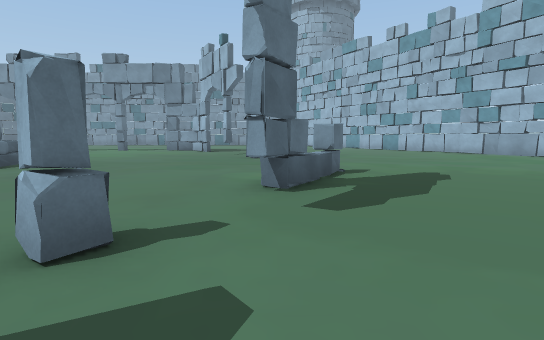
[1] (above)

23 first-person views from a walk through a 3-D level made in the Unity game engine. The camera is 1.4 m above the floor, tilts 6° down and sees 80° across. The floor is counted in squares, 2 m on a side. Each view is taken from the middle of a square. On the plan, view 1 faces up. The plan holds only what a view shows up to about 10 squares ahead; the rest is blank. The place goes on beyond the plan. The player character is not drawn.

[2]
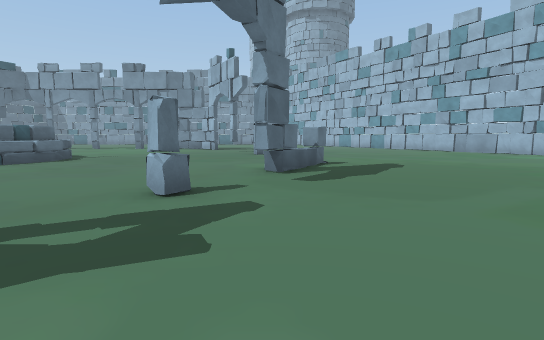

[3]
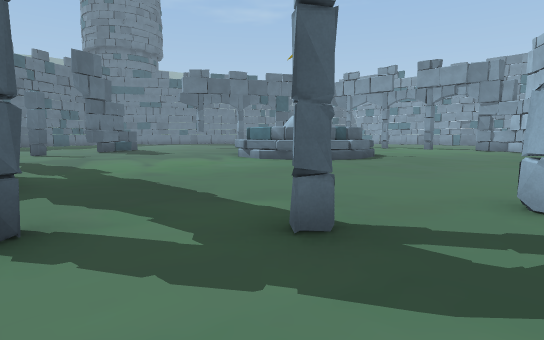

[4]
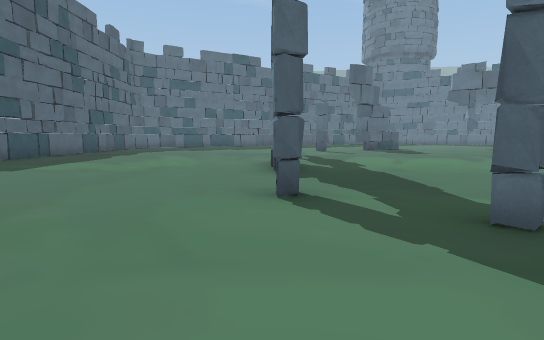

[5]
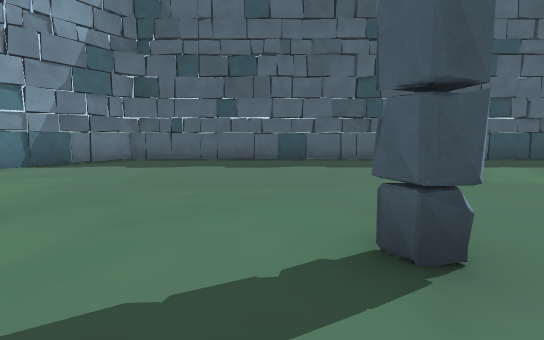

[6]
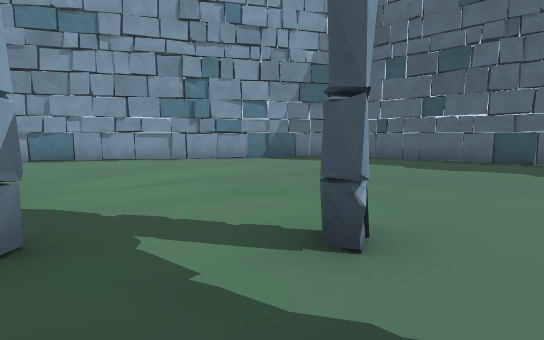

[7]
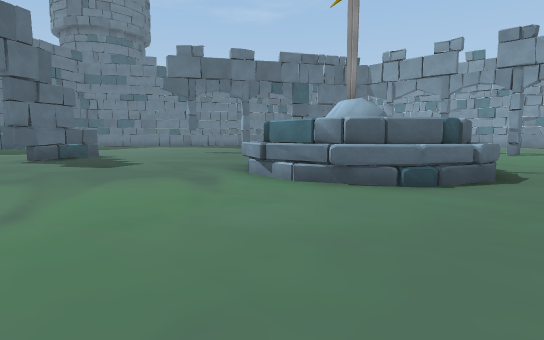

[8]
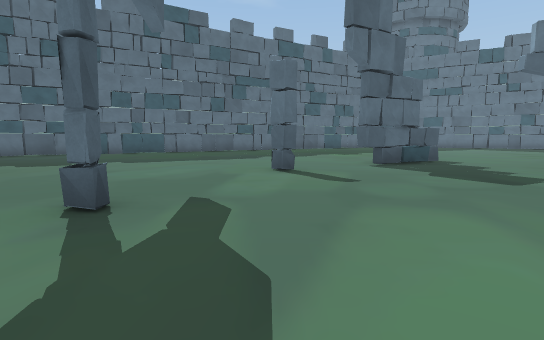

[9]
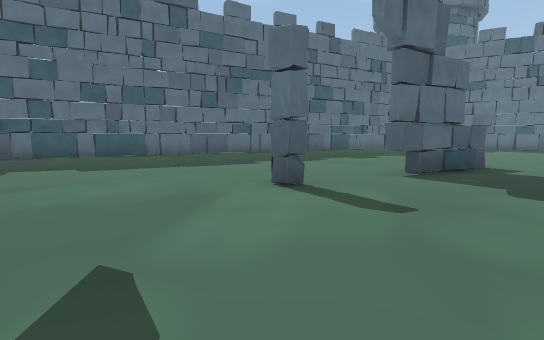

[10]
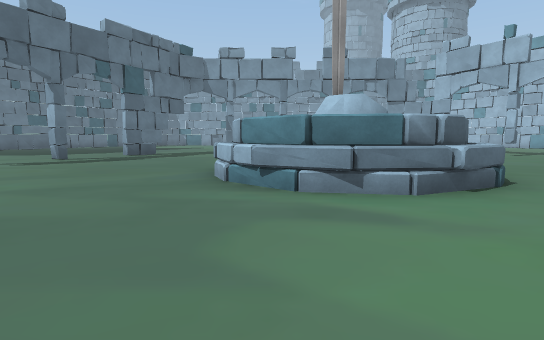

[11]
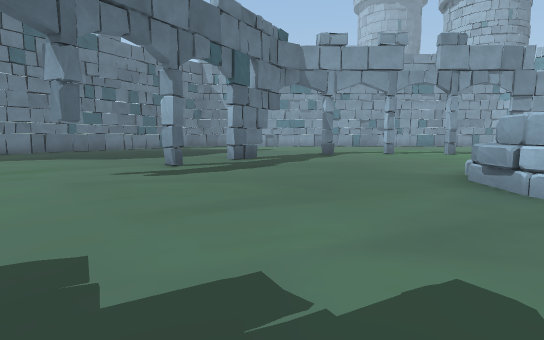

[12]
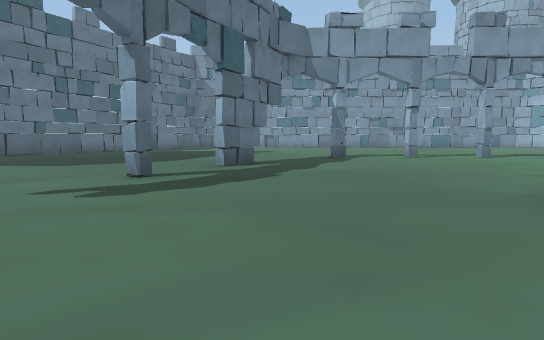

[13]
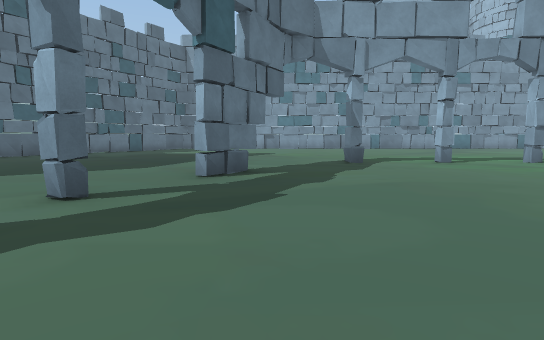

[14]
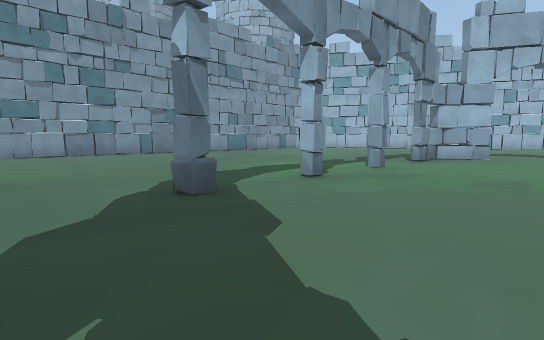

[15]
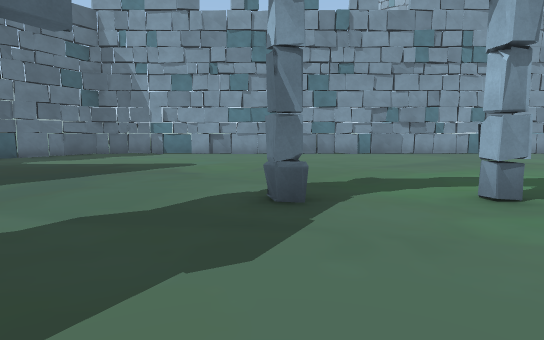

[16]
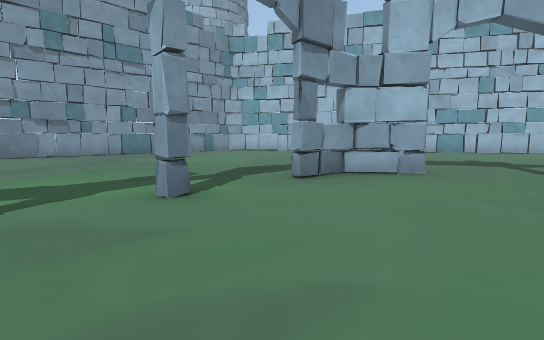

[17]
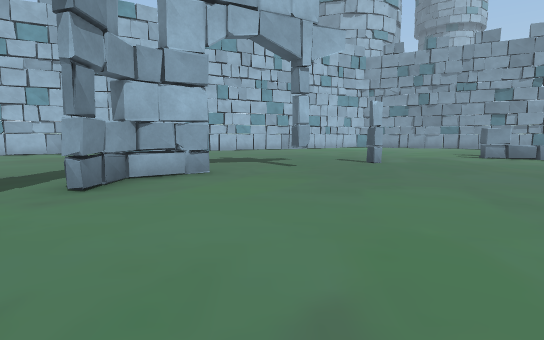

[18]
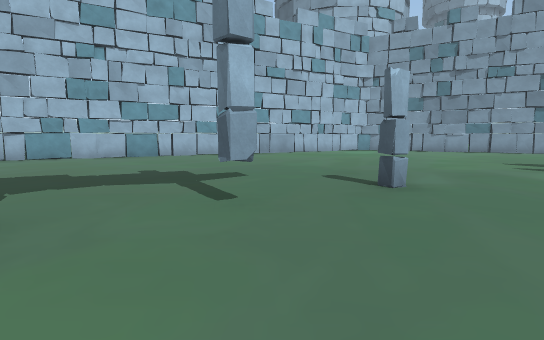

[19]
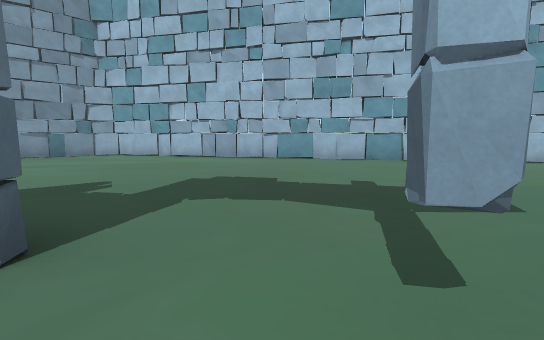

[20]
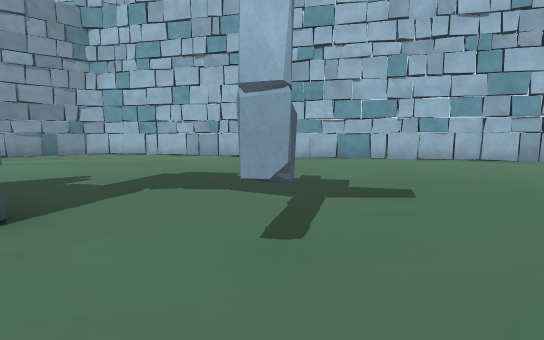

[21]
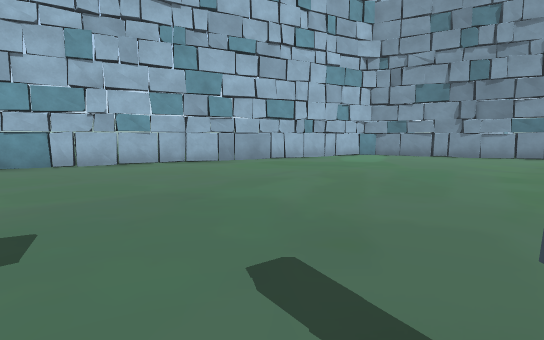

[22]
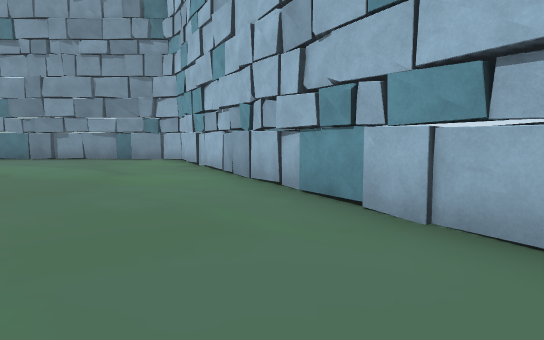

[23]
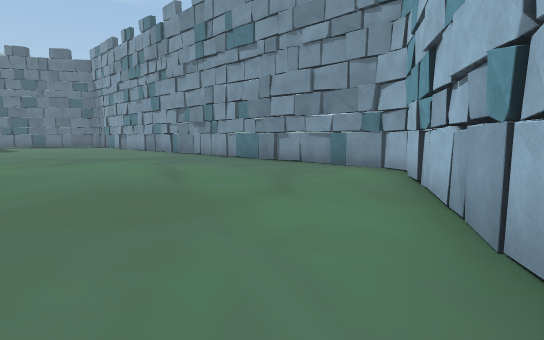

### Floor plan
Key: @ floor where view 1 was taken; # wall or solid block; . floor; ^ raised ledge.
Columns run from 20 left of view 1 to 9 right of it. Each row starts with its distance up from view 1.
 25        ##   ##  #######
 24        ..   ..  ......#
 23        ...  ..........##
 22 #......................#
 21 .......................##
 20  .......................##
 19   .......................#
 18    ......................##
 17 ..........................#
 16 ........#.#..#..##........##
 15 .................#.........#
 14 .....#.....................##
 13 .....#......................##
 12 ..................#..........#
 11 ....#....... ................#
 10 ...........  .......#.........
  9  .........#  ^................
  8 .........^#  #................
  7 .........^#  #^...............
  6  .........####.......#........
  5   ........^^^.......##........
  4 ...##...............#..... ..#
  3 ....#....................   .#
  2 ...................#.....
  1 ........................
  0 .....#............#.@..
 -1 ..........................#
 -2 .........#.. #..#.........#
 -3 .........................##
 -4 ......... ...............#
 -5 .......   ..............##
 -6 ......    .............##
 -7 #....     .............#
 -8 #...      ............##
 -9          .... ........#
-10          ###  #########

Where each view was taken, in squares from view 1:
view 1: 0 up, 0 right, facing up
view 2: 2 down, 0 right, facing up
view 3: 2 down, 1 left, facing up-left
view 4: 2 down, 0 right, facing left
view 5: 0 up, 3 left, facing down
view 6: 0 up, 5 left, facing down-right
view 7: 1 up, 5 left, facing up-left
view 8: 0 up, 8 left, facing left
view 9: 0 up, 10 left, facing left
view 10: 1 up, 10 left, facing up
view 11: 3 up, 14 left, facing up
view 12: 5 up, 14 left, facing up
view 13: 7 up, 14 left, facing up
view 14: 12 up, 14 left, facing up-right
view 15: 12 up, 12 left, facing up
view 16: 12 up, 9 left, facing up-right
view 17: 13 up, 9 left, facing right
view 18: 12 up, 5 left, facing right
view 19: 12 up, 3 left, facing up-right
view 20: 11 up, 3 left, facing up-right
view 21: 11 up, 1 left, facing right
view 22: 15 up, 4 right, facing up
view 23: 18 up, 4 right, facing up-left
